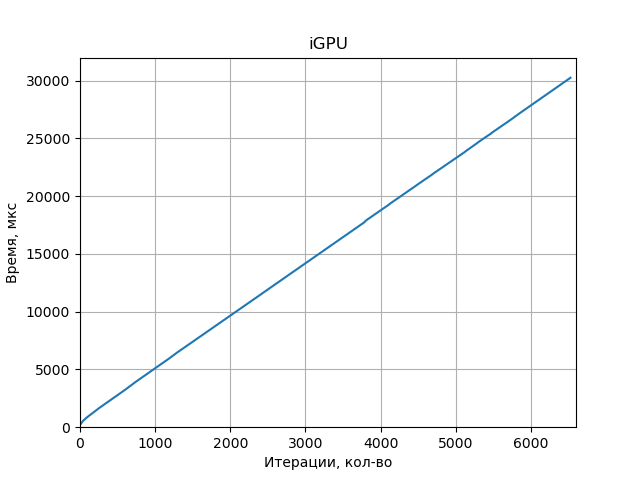

This chart was generated by the following Python code:
import matplotlib.pyplot as plt
import re

def read_data(filename):
    data = None
    with open(filename, "r") as f:
        data = f.read()
    return data   

data_smt = read_data("LOGS.txt") 
iterations = list(map(int,re.findall("Total iterations: (\d+)", data_smt)))   
time = list(map(int,re.findall("Time elapsed: (\d+)", data_smt)))  

plt.plot(iterations, time)
plt.xlabel("Итерации, кол-во")
plt.ylabel("Время, мкс")
plt.title("iGPU")
plt.xlim(0, 6600)
plt.ylim(0, 32000)
plt.grid(True)
plt.savefig("graph.png")
plt.show()
